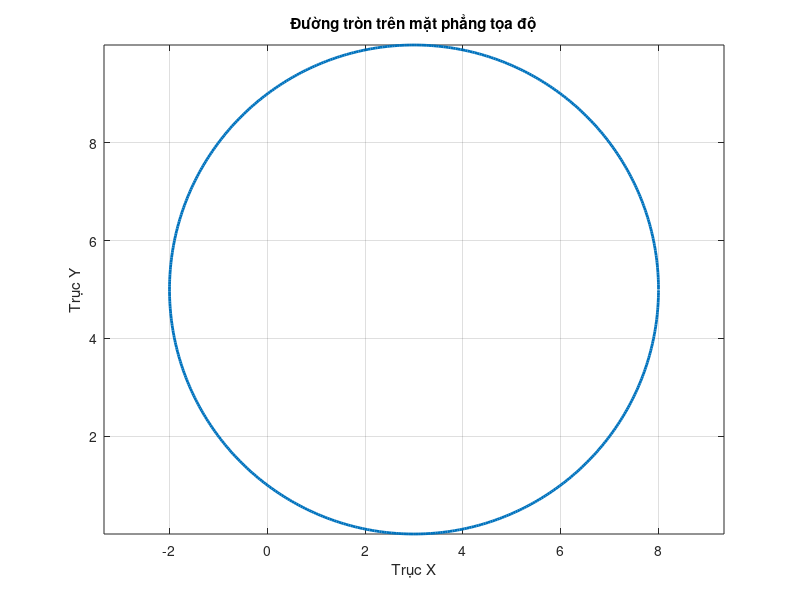

Write the MATLAB code that produced this figure. (Note: this script raises an error after producing the figure.)
xc = 3;       % Tọa độ tâm x
yc = 5;       % Tọa độ tâm y
r = 5;        % Bán kính
theta = 0:0.01:2*pi; % Tạo vector góc từ 0 đến 2*pi

% Tính toán tọa độ x và y
x = xc + r * cos(theta);
y = yc + r * sin(theta);

% Vẽ hình
plot(x, y, 'LineWidth', 2);
axis equal;       % Đảm bảo tỉ lệ trục x và y bằng nhau để đường tròn không bị méo
grid on;          % Bật lưới
title('Đường tròn trên mặt phẳng tọa độ');
xlabel('Trục X');
ylabel('Trục Y');
fill(x,y,'g ')
axis equal;
